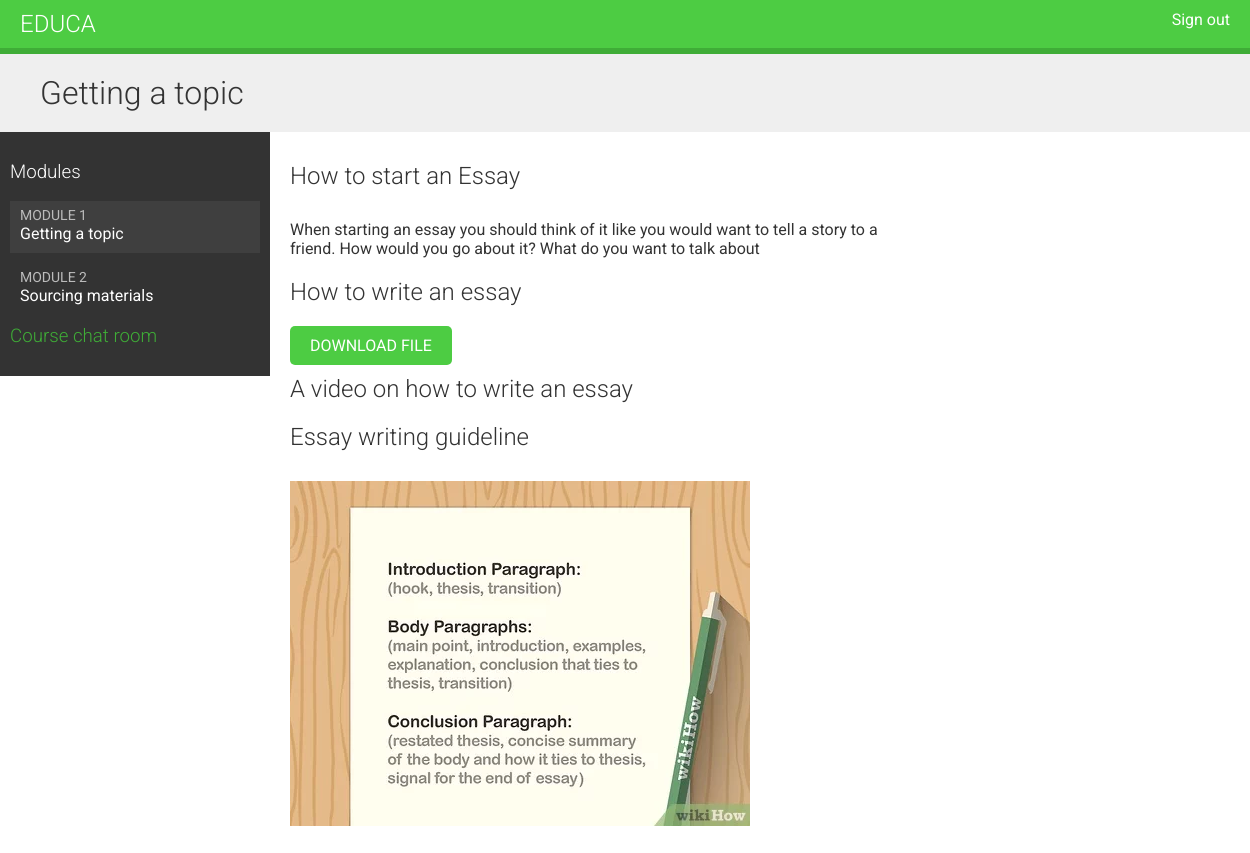
/students/course/5/ (signed in), run on the app's committed database.
### courses/models.py (models this page shows, shortened)
class Module(models.Model):
    course = models.ForeignKey(Course, related_name='modules', on_delete=models.CASCADE)
    title = models.CharField(max_length=200)
    description = models.TextField(blank=True)
    order = OrderField(blank=True, for_fields=['course'])
    class Meta:
        ordering = ['order']
    def __str__(self):
        return f'{self.order}. {self.title}'

class Content(models.Model):
    module = models.ForeignKey(Module, related_name='contents', on_delete=models.CASCADE)
    content_type = models.ForeignKey(ContentType, on_delete=models.CASCADE,
    limit_choices_to={'model__in':(
        'text','video','image','file'
    )})
    object_id = models.PositiveIntegerField()
    item = GenericForeignKey('content_type', 'object_id')
    order = OrderField(blank=True, for_fields=['module'])
    class Meta:
        ordering = ['order']

class ItemBase(models.Model):
    owner = models.ForeignKey(User, related_name='%(class)s_related',on_delete=models.CASCADE)
    title = models.CharField(max_length=250)
    created = models.DateTimeField(auto_now_add=True)
    updated = models.DateTimeField(auto_now=True)
    class Meta:
        abstract = True
    def render(self):
        return render_to_string(
            f'courses/content/{self._meta.model_name}.html',
            {'item': self}
        )

class Text(ItemBase):
    content = models.TextField()

class File(ItemBase):
    file = models.FileField(upload_to='files')

class Video(ItemBase):
    url = models.URLField()

class Image(ItemBase):
    file = models.FileField(upload_to='images')

### students/views.py (the view)
class StudentCourseDetailView(DetailView):
    model = Course
    template_name = 'students/course/detail.html'
    def get_queryset(self):
        qs = super().get_queryset()
        return qs.filter(students__in=[self.request.user])
    def get_context_data(self, **kwargs):
        context = super().get_context_data(**kwargs)
        course = self.get_object()
        if 'module_id' in self.kwargs:
            context['module'] = course.modules.get(id=self.kwargs['module_id'])
        else:
            context['module'] = course.modules.all()[0]
        return context

### students/templates/students/course/detail.html (shortened to what this page needs)
{% extends "base.html" %}
{% load cache %}
{% block content %}
    <h1>
        {{ module.title }}
    </h1>
    <div class="contents">
        <h3>Modules</h3>
        <ul id="modules">
            {% for m in object.modules.all %}
                <li data-id="{{ m.id }}" {% if m == module %}class="selected"{% endif %}>
                    <a href="{% url "student_course_detail_module" object.id m.id %}">
                        <span>
                            Module <span class="order">{{ m.order|add:1 }}</span>
                        </span>
                        <br>
                        {{ m.title }}
                    </a>
                </li>
            {% empty %}
                <li>No modules yet.</li>
            {% endfor %}
        </ul>
        <h3>
            <a href="{% url "chat:course_chat_room" object.id %}">
                Course chat room
            </a>
        </h3>
    </div>
    <div class="module">
        {% cache 600 module_contents module %}
            {% for content in module.contents.all %}
                {% with item=content.item %}
                    <h2>{{ item.title }}</h2>
                    {{ item.render }}
                {% endwith %}
            {% endfor %}
        {% endcache %}
    </div>
{% endblock %}

### courses/templates/courses/content/text.html
{{ item.content|linebreaks }}

### courses/templates/courses/content/file.html
<p><a href="{{ item.file.url }}" class="button">Download file</a></p>

### courses/templates/courses/content/image.html
<p><img src="{{ item.file.url }}" alt="{{ item.title }}"></p>

### courses/static/css/base.css (style rules this page uses)
body { margin:0; font-family:'Roboto', sans-serif; font-weight:400; color:#333; }
a { color:#3fad37; text-decoration:none; }
ul { float:left; }
h1, h2, h3, h4, h5, h6 { font-family:'Roboto', sans-serif; font-weight:300; }
h1 { background:#efefef; width:100%; overflow:auto; padding:20px 0 20px 40px; margin:0; }
.module { padding:10px 20px; float:left; width:600px; }
.module p { margin:10px 0 20px; width:100%; float:left; }
.contents { width:20%; padding:10px; float:left; background:#333; color: #fff; font-family:'Roboto', sans-serif; }
.contents ul { list-style:none; margin:0; padding:0; width:100%; }
.contents ul li { margin:0 0 10px 0; padding:4px 10px 10px; overflow:auto; cursor:move; }
.contents ul li.selected { background:#3f3f3f; }
.contents ul span { text-transform:uppercase; color:#bbb; font-size:14px; }
.contents ul a { display:block; color:#fff; text-decoration:none; }
input[type=submit], a.button { border-radius:5px; background:#4dcc43; color:#fff; font-size:16px; text-transform:uppercase; border:none; padding:10px 20px; margin:20px 0; }

### data on the page
Module: title "Getting a topic", order|add "1"
Module: order|add "2", title "Sourcing materials"
Content: item "How to start an Essay", item.content "When starting an essay you should think of it like you would want to tell a story to a friend. How would you go about it? What do you want to talk about"
Content: item "How to write an essay"
Content: item "A video on how to write an essay"
Content: item "Essay writing guideline", item.file (picture)
